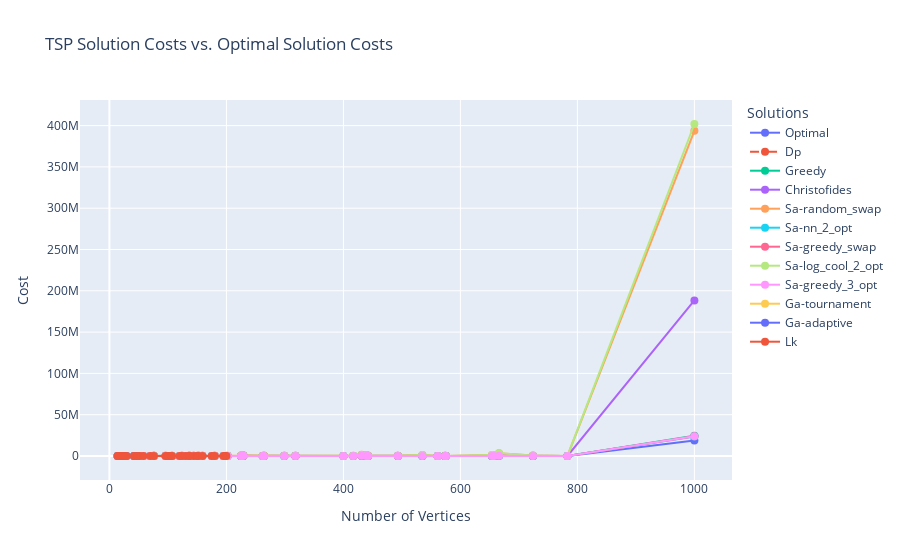

Notebook source saved alongside this figure:
### Markdown cell above
## Cost Analysis

### Code cell
# Prepare data for the plot
costs = ['optimal_cost', *(map(lambda solution: f'{solution}_cost', ALL_SOLUTIONS))]
legend = ['Optimal', *(map(lambda solution: solution.capitalize(), ALL_SOLUTIONS))]

# Create a new DataFrame to store the averaged results
averaged_data = df_loaded.groupby('number_of_vertices', as_index=False).mean(numeric_only=True)

# Create a Plotly figure
fig = go.Figure()

# Add traces for each solution's cost
for idx, cost in enumerate(costs):
	# Directly use the averaged cost values
	y_values = averaged_data[cost]

	# Create a scatter plot with lines connecting the points
	fig.add_trace(go.Scatter(
		x=averaged_data['number_of_vertices'],
		y=y_values,
		mode='lines+markers',
		name=legend[idx],
		line=dict(dash='dash' if 'Dp' in legend[idx] else 'solid'),  # Dashed line for DP
		marker=dict(size=8),
		connectgaps=True  # This option connects gaps in data points
	))

# Update layout
fig.update_layout(
	title='TSP Solution Costs vs. Optimal Solution Costs',
	xaxis_title='Number of Vertices',
	yaxis_title='Cost',
	legend_title='Solutions',
	hovermode='x unified',  # Show hover information for all traces at x
)

# Show the plot
fig.show()
